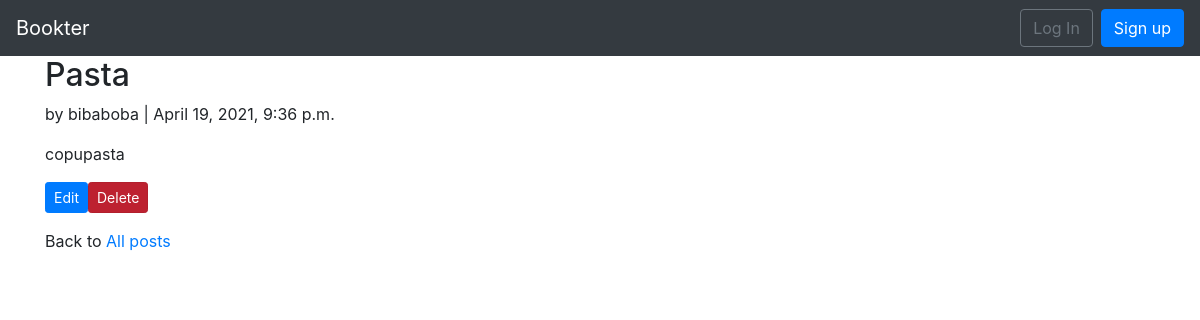
The app's page /posts/1/ with its own data.
### posts/models.py (models this page shows, shortened)
class Post(models.Model):
	title = models.CharField(max_length = 255)
	body = models.TextField()
	date = models.DateTimeField(auto_now_add = True)
	author = models.ForeignKey(get_user_model(), on_delete=models.CASCADE,
		)
	likes = GenericRelation(Like)

### users/models.py (models this page shows)
class CustomUser(AbstractUser):
	age = models.PositiveIntegerField(null=True, blank = True)

### posts/views.py (the view)
# urls.py: path('<int:pk>/', PostDetailView.as_view(), name = 'post-detail'),
class PostDetailView(DetailView):
	model = Post
	template_name = 'post_detail.html'

### templates/post_detail.html
{% extends 'base.html' %}
{% block content %}
<div class="post-entry">
	<h2>{{ object.title }}</h2>
	<p>by {{ object.author }} | {{ object.date }}</p>
	<p>{{ object.body }}</p>
</div>
<p><a class="btn btn-primary btn-sm acitve" href="{% url 'post-edit' post.pk %}"> Edit </a><a class="btn btn-danger btn-sm active" href="{% url 'post-delete' post.pk %}">Delete</a></p>
<p>Back to <a href="{% url 'post-list' %}">All posts</a></p>
{% endblock content %}

### records on screen
Post: title "Pasta", author "bibaboba", date "April 19, 2021, 9:36 p.m.", body "copupasta"
